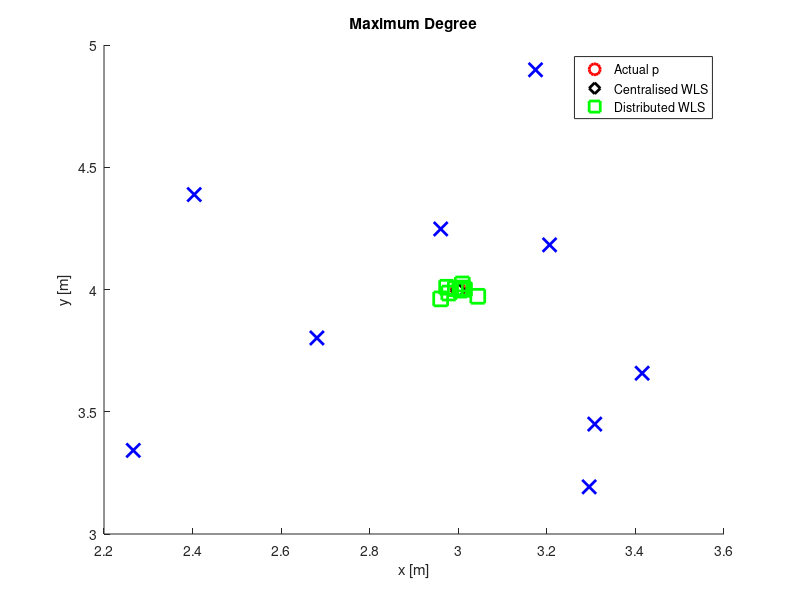
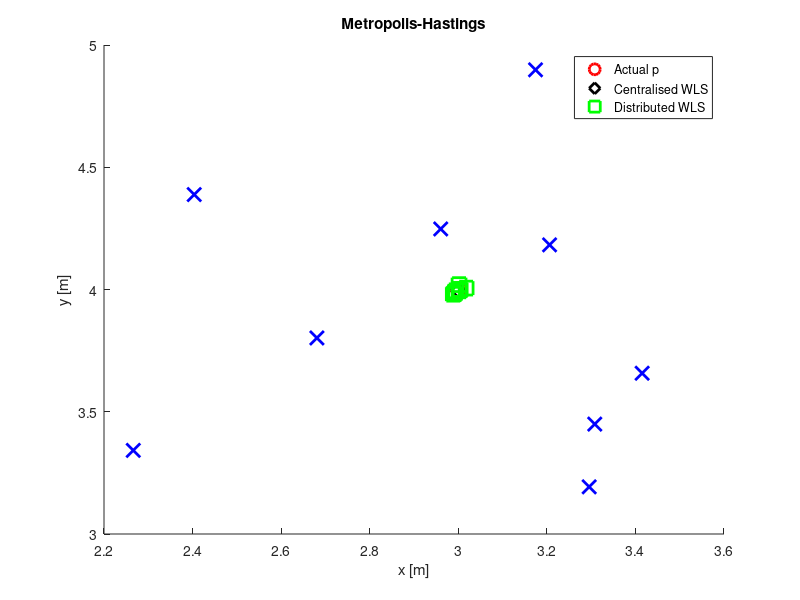

Source code (MATLAB) for these figures, in order:
clear all;
clc;

p = [3;4];

%% Sensor readings

n = 10;

% Uncertainty
sigma_s = 0.5*ones(n,1);

s = zeros(2, n);
for i=1:n
    % Sensor
    s(:,i) = p + randn(2,1)*sigma_s(i);
end


%% Centralised WLS

H = [];
R = [];
Z = [];
for i=1:n
    R = blkdiag(R, sigma_s(i)^2*eye(2));
    H = [H; eye(2)];
    Z = [Z; s(:,i)];
end

p_hat = inv(H'*inv(R)*H)*H'*inv(R)*Z;


%% Distributed WLS

% Initialisation
F = cell(n,1);
a = cell(n,1);
F_MH = cell(n,1);
a_MH = cell(n,1);
for i=1:n
    Hi = eye(2);
    Ri = sigma_s(i)^2*eye(2);
    zi = s(:,i);
    F{i} = Hi'*inv(Ri)*Hi;
    a{i} = Hi'*inv(Ri)*zi;
    F_MH{i} = Hi'*inv(Ri)*Hi;
    a_MH{i} = Hi'*inv(Ri)*zi;
end

% Number of consensus protocol msg exchanges
m = 4;

for k=1:m-1
    % Topology matrix
    A = zeros(n,n);
    ProbOfConnection = 0.5;
    for i=1:n
        for j=i+1:n
            A(i,j) = round(rand(1)-(0.5-ProbOfConnection));
        end
    end
    A = A + A';
    
    % Degree vector
    D = A*ones(n,1);

    % Maximum Degree Waighting
    FStore = F;
    aStore = a;
    for i=1:n
        for j=1:n
            if A(i,j) == 1
                F{i} = F{i} + 1/(1+max(D))*(FStore{j} - FStore{i});
                a{i} = a{i} + 1/(1+max(D))*(aStore{j} - aStore{i});
            end
        end
    end
    
    % Metropolis-Hastings
    FStore = F_MH;
    aStore = a_MH;
    for i=1:n
        for j=1:n
            if A(i,j) == 1
                F_MH{i} = F_MH{i} + 1/(1+max(D(i), D(j)))*(FStore{j} - FStore{i});
                a_MH{i} = a_MH{i} + 1/(1+max(D(i), D(j)))*(aStore{j} - aStore{i});
            end
        end
    end

end

% Estimates
p_hat_Distr = zeros(length(p), n);
for i=1:n
    p_hat_Distr(:,i) = inv(F{i})*a{i};
end

% Estimates
p_hat_Distr_MH = zeros(length(p), n);
for i=1:n
    p_hat_Distr_MH(:,i) = inv(F_MH{i})*a_MH{i};
end

%% Plot

% Maximum degree
figure(1), clf, hold on;
plot(p(1), p(2) , 'ro', 'LineWidth', 2, 'MarkerSize', 10);
plot(p_hat(1), p_hat(2) , 'kd', 'LineWidth', 2, 'MarkerSize', 10);
for i=1:n
    plot(p_hat_Distr(1,i), p_hat_Distr(2,i), 'gs', 'LineWidth', 2, 'MarkerSize', 10);
end
for i=1:n
    plot(s(1,i), s(2,i), 'bx', 'LineWidth', 2, 'MarkerSize', 10);
end
legend('Actual p', 'Centralised WLS', 'Distributed WLS', 'Location', 'best');
xlabel('x [m]'); ylabel('y [m]');
title('Maximum Degree');

% Metropolis-Hastings
figure(2), clf, hold on;
plot(p(1), p(2) , 'ro', 'LineWidth', 2, 'MarkerSize', 10);
plot(p_hat(1), p_hat(2) , 'kd', 'LineWidth', 2, 'MarkerSize', 10);
for i=1:n
    plot(p_hat_Distr_MH(1,i), p_hat_Distr_MH(2,i), 'gs', 'LineWidth', 2, 'MarkerSize', 10);
end
for i=1:n
    plot(s(1,i), s(2,i), 'bx', 'LineWidth', 2, 'MarkerSize', 10);
end
legend('Actual p', 'Centralised WLS', 'Distributed WLS', 'Location', 'best');
xlabel('x [m]'); ylabel('y [m]');
title('Metropolis-Hastings');


